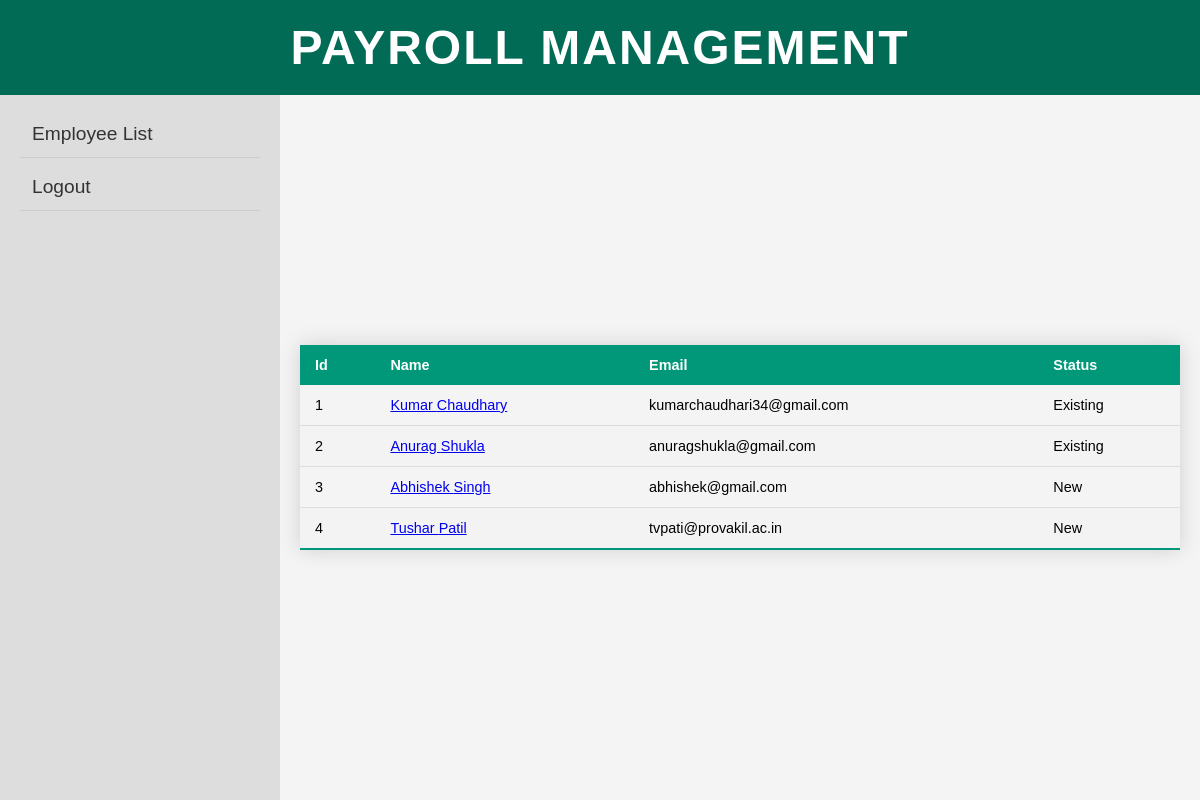
Page /hrlist/ on the committed database.
### main/models.py (models this page shows)
class EmployeeDetail(models.Model):
    empid = models.AutoField(primary_key=True)
    fname = models.CharField(max_length=50)
    lname = models.CharField(max_length=50)
    email = models.EmailField()
    phone = models.CharField(max_length=12, null=True)
    address1 = models.TextField(null=True)
    address2 = models.TextField(null=True)
    address3 = models.TextField(null=True)
    designation = models.CharField(max_length=50 , null=True)
    joiningdate = models.DateField(null=True)
    basicpay = models.CharField(max_length=15, null=True)

### main/views.py (the view)
# urls.py: path("hrlist/", views.hrlist, name="hrlist"),
def hrlist(request):
	employees = EmployeeDetail.objects.all()  # Fetch all employee data
	return render(request, "main/hrlist.html", {'employees': employees})

### main/templates/main/hrlist.html
{% extends 'main/Base.html' %} {% block li%}
<li><a href="/hrlist">Employee List</a></li>
<li><a href="#">Logout</a></li>
{% endblock %} {%block form%}
<table class="styled-table">
  <thead>
    <tr>
      <th>Id</th>
      <th>Name</th>
      <th>Email</th>
      <th>Status</th>
    </tr>
  </thead>
  <tbody>
    {% for employee in employees %}
    <tr>
      <td>{{ employee.empid }}</td>
      <td>
        <a href="{% url 'hr' employee.pk %}">
          {{ employee.fname }} {{ employee.lname }}
        </a>
      </td>
      <td>{{ employee.email }}</td>
      <td>{% if employee.designation %}Existing{% else %}New{% endif %}</td>
    </tr>
    {% endfor %}
  </tbody>
</table>
{% endblock %}

### main/templates/main/Base.html (shortened to what this page needs)
<!DOCTYPE html>
<html lang="en">
  <head>
    <link rel="stylesheet" href="style.css" />
  </head>
  <body>
    <header>
      <h1 class="page-heading">Payroll Management</h1>
    </header>
    <div class="container">
      <aside class="side-panel">
        <ul>
          {% block li%} {% endblock %}
        </ul>
      </aside>
      <main class="main-content">{% block form%} {% endblock %}</main>
    </div>
  </body>
</html>

### main/templates/main/style.css (style rules this page uses)
body { font-family: Arial, sans-serif; margin: 0; padding: 0; background-color: #f4f4f4; display: flex; flex-direction: column; height: 100vh; }
header { background-color: #333; color: #fff; padding: 20px; text-align: center; }
.page-heading { font-size: 3em; margin: 0; text-transform: uppercase; letter-spacing: 2px; }
.container { display: flex; flex: 1; }
.side-panel { background-color: #ddd; width: 20%; padding: 20px; overflow-y: auto; }
.side-panel ul { list-style: none; padding: 0; margin: 0; }
.side-panel ul li { margin-bottom: 15px; position: relative; }
.side-panel ul li a { text-decoration: none; color: #333; font-size: 1.2em; display: block; padding: 8px 12px; border-radius: 5px; transition: background-color 0.3s ease; position: relative; }
.side-panel ul li a::after { content: ''; position: absolute; bottom: -5px; left: 0; width: 100%; height: 1px; background-color: #ccc; }
.main-content { flex: 1; display: flex; justify-content: center; align-items: center; padding: 20px; box-sizing: border-box; }

### main/templates/main/Base.html (style rules this page uses)
body { font-family: Arial, sans-serif; margin: 0; padding: 0; background-color: #f4f4f4; display: flex; flex-direction: column; height: 100vh; }
header { background-color: #016b55; color: #fff; padding: 20px; text-align: center; }
.page-heading { font-size: 3em; margin: 0; text-transform: uppercase; letter-spacing: 2px; }
.container { display: flex; flex: 1; }
.side-panel { background-color: #ddd; width: 20%; padding: 20px; overflow-y: auto; }
.side-panel ul { list-style: none; padding: 0; margin: 0; }
.side-panel ul li { margin-bottom: 15px; position: relative; }
.side-panel ul li a { text-decoration: none; color: #333; font-size: 1.2em; display: block; padding: 8px 12px; border-radius: 5px; transition: background-color 0.3s ease; position: relative; }
.side-panel ul li a::after { content: ""; position: absolute; bottom: -5px; left: 0; width: 100%; height: 1px; background-color: #ccc; }
.main-content { flex: 1; display: flex; flex-direction: column; align-items: center; padding: 20px; box-sizing: border-box; }
.styled-table { width: 100%; border-collapse: collapse; margin: 25px 0; font-size: 0.9em; font-family: sans-serif; min-width: 400px; box-shadow: 0 0 20px rgba(0, 0, 0, 0.15); }
.styled-table thead tr { background-color: #009879; color: #ffffff; text-align: left; }
.styled-table th, .styled-table td { padding: 12px 15px; }
.styled-table tbody tr { border-bottom: 1px solid #dddddd; }
.styled-table tbody tr:nth-of-type(even) { background-color: #f3f3f3; }
.styled-table tbody tr:last-of-type { border-bottom: 2px solid #009879; }

### rows in the picture
EmployeeDetail: empid "1", fname "Kumar", lname "Chaudhary", email "kumarchaudhari34@gmail.com", designation "Existing"
EmployeeDetail: empid "2", fname "Anurag", lname "Shukla", email "anuragshukla@gmail.com", designation "Existing"
EmployeeDetail: empid "3", fname "Abhishek", lname "Singh", email "abhishek@gmail.com", shows "New"
EmployeeDetail: empid "4", fname "Tushar", lname "Patil", email "tvpati@provakil.ac.in", shows "New"
